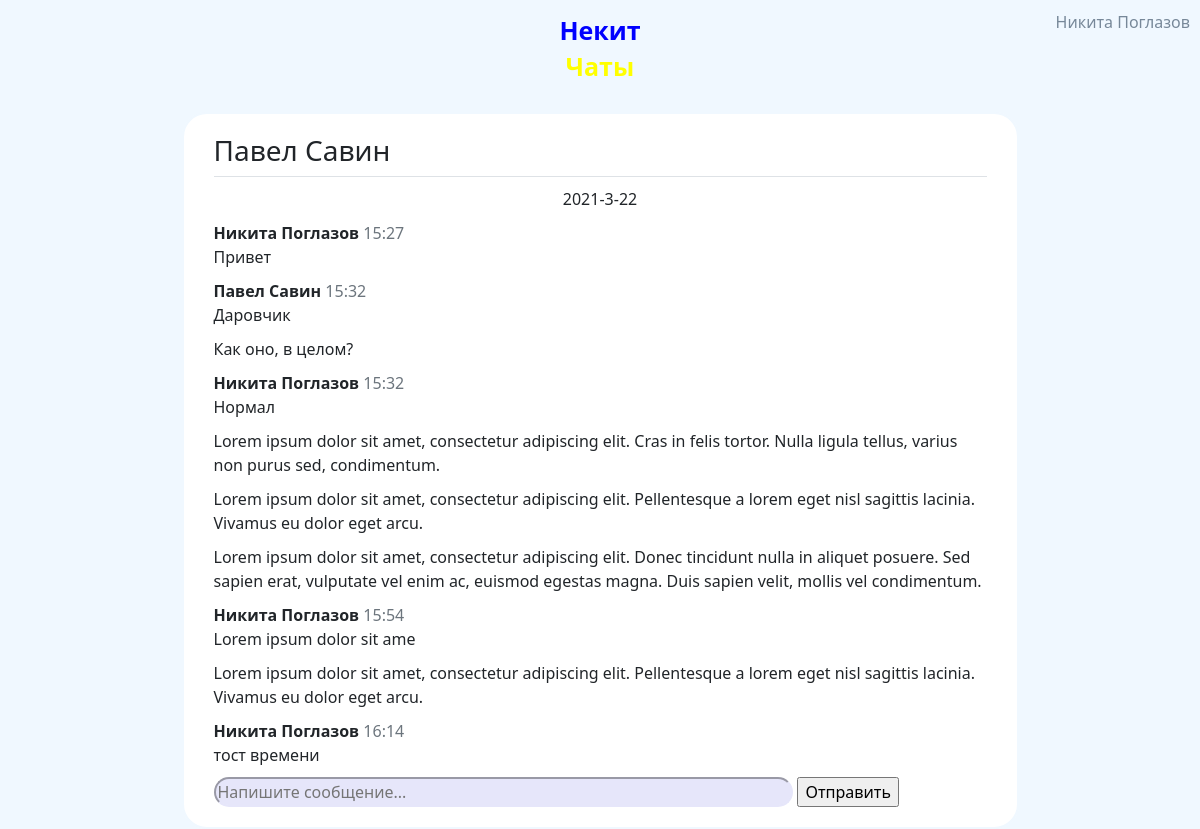
Before: /conversation/3 (signed in) with the older database file.
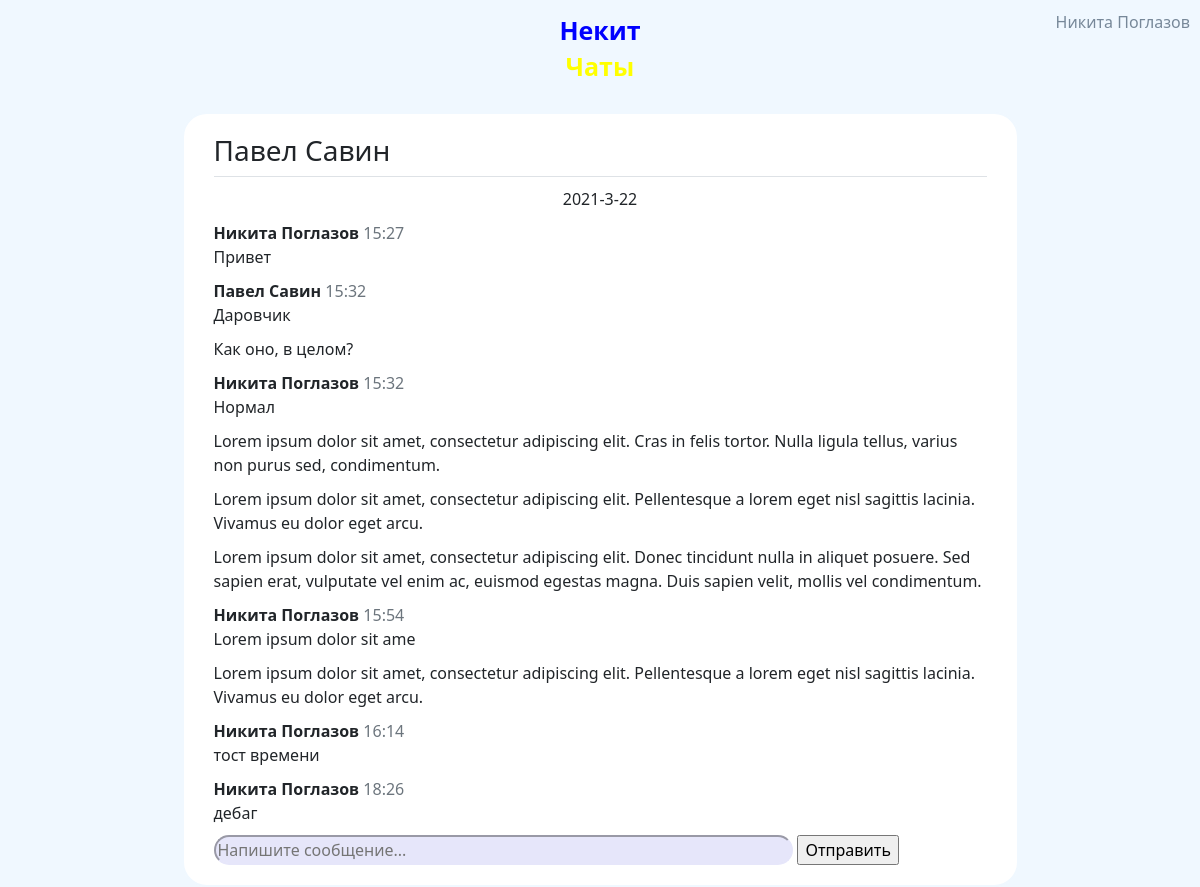
After: the same page with the newer database file.
### data/models/user.py (models this page shows, shortened)
class User(SqlAlchemyBase, UserMixin):
    __tablename__ = 'users'
    id = Column(Integer, autoincrement=True, primary_key=True)
    name = Column(String)
    surname = Column(String)
    birthday = Column(DateTime)
    email = Column(String, unique=True)
    phone_number = Column(String, unique=True)
    hashed_password = Column(String)
    registration_time = Column(DateTime, default=datetime.now)

### data/models/message.py (models this page shows)
class Message(SqlAlchemyBase):
    __tablename__ = 'messages'
    id = Column(Integer, autoincrement=True, primary_key=True)
    to_id = Column(Integer, ForeignKey("users.id"))
    from_id = Column(Integer, ForeignKey("users.id"))
    content_id = Column(Integer, ForeignKey("contents.id"))
    created_at = Column(DateTime, default=datetime.now)
    sender = relationship("User", foreign_keys=[from_id])
    receiver = relationship("User", foreign_keys=[to_id])
    content = relationship("Content")

### data/models/content.py (models this page shows)
class Content(SqlAlchemyBase):
    __tablename__ = 'contents'
    id = Column(Integer, autoincrement=True, primary_key=True)
    content = Column(String)

### main.py (the view, shortened to what this page needs)
@app.route('/conversation/<int:user_id>', methods=['POST', 'GET'])
@login_required
def conversation(user_id):
    form = MessageForm()
    session = create_session()
    messages = session.query(Message).filter(((Message.to_id == current_user.id) & (Message.from_id == user_id)) |
                                             ((Message.from_id == current_user.id) & (Message.to_id == user_id)))
    companion = session.query(User).filter(User.id == user_id).first()
    return render_template('chat.html', form=form, messages=messages, companion=companion)

### data/forms.py
class MessageForm(FlaskForm):
    message_field = StringField()
    send_field = SubmitField('Отправить')

### data/db_session.py (called while the page is built)
def create_session() -> Session:
    global __factory
    return __factory()

### main.py (called while the page is built)
@login_manager.user_loader
def load_user(user_id):
    session = create_session()
    return session.query(User).get(user_id)

### templates/chat.html (shortened to what this page needs)
{% extends "base.html" %}
{% block content %}
<form class="clearfix w-75" method="post" novalidate>
    <div>
        <div class="border-bottom">
            <h3>{{ companion.name }} {{ companion.surname }}</h3>
        </div>
        {% for msg in messages %}
            <div>
                {% if loop.previtem is defined %}
                    {% if loop.previtem.sender != msg.sender or loop.previtem.created_at.minute != msg.created_at.minute %}
                        <b>{{ msg.sender.name }} {{ msg.sender.surname }}</b>
                        <span class="text-secondary">{{ msg.created_at.hour }}:{{ msg.created_at.minute }}</span>
                        <br>
                    {% endif %}
                {% else %}
                    <div class="text-center">{{ msg.created_at.year }}-{{ msg.created_at.month }}-{{ msg.created_at.day }}</div>
                    <b>{{ msg.sender.name }} {{ msg.sender.surname }}</b>
                    <span class="text-secondary">{{ msg.created_at.hour }}:{{ msg.created_at.minute }}</span>
                    <br>
                {% endif %}
                {{ msg.content.content }}
            </div>
        {% endfor %}
        <div class="message_input_box" id="page-bottom">
            {{ form.message_field(class="message-field w-75", placeholder="Напишите сообщение...") }}
            {{ form.send_field() }}
        </div>
    </div>
</form>
{% endblock %}

### templates/base.html (shortened to what this page needs)
<!DOCTYPE html>
<html lang="en">
<head>
    <link rel="stylesheet" href="/static/css/style.css">
    <link rel="stylesheet" href="https://cdn.jsdelivr.net/npm/bootstrap@5.0.0-beta1/dist/css/bootstrap.min.css"
>
</head>
<body>
<header>
    {% if current_user.is_authenticated %}
        <a class="user_brand float-end" href="/logout">{{ current_user.name }} {{ current_user.surname }}</a>
    {% else %}
        <a class="btn btn-outline-dark register float-end" href="/register">Зарегистрироваться</a>
        <a class="btn btn-outline-dark login float-end" href="/login">Войти</a>
    {% endif %}
    <div class="logo">
        <a href="/">
            <p class="nekit">Некит</p>
            <p class="chats">Чаты</p>
        </a>
    </div>
</header>
<main role="main" class="container clearfix">
    {% block content %}{% endblock %}
</main>
</body>
</html>

### static/css/style.css (style rules this page uses)
body { background-color: aliceblue !important; }
.logo { text-align: center; margin-left: auto; margin-right: auto; margin-top: 10px; margin-bottom: 10px; max-width: 150px; font-size: 25px; font-weight: 700; line-height: 20px; }
a { text-decoration: none !important; }
header { overflow: hidden; background-color: aliceblue; margin-bottom: 10px; padding: 10px; }
.nekit { color: blue; }
.chats { color: yellow; }
.user_brand { text-decoration: none; color: lightslategray; }
div { margin: 10px; }
form { margin-left: auto; margin-right: auto; max-width: max-content; background-color: white; border: solid 2px aliceblue; border-radius: 25px; padding: 10px; }
.message-field { background-color: lavender; border-radius: 15px; border-color: lavender; outline: none }

Changed rows visible on the page:
added Message: sender.name "Никита", sender.surname "Поглазов", created_at.hour "18", created_at.minute "26", content.content "дебаг"
